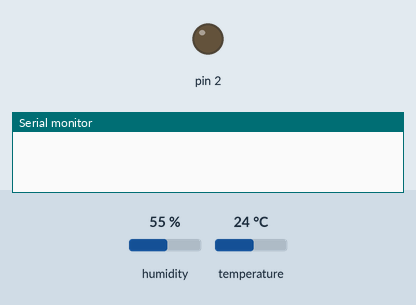
Simulated run of this sketch. Board: Arduino Uno, built with avr-gcc and run on an emulated ATmega328P. Parts: output pins drawn as LEDs (lit = HIGH), the last lines printed to the serial monitor. The test bench sets the inputs (shaded band); at power-on: humidity 55 %, temperature 24 °C.

Above: at 0.1 s.
At 1.6 s:
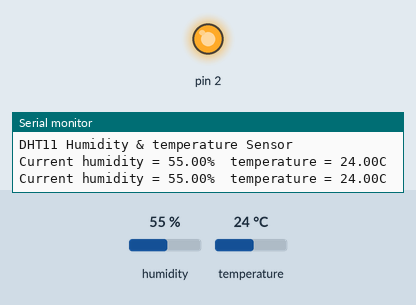
Timing chart, 0 to 3.1 s (numbered marks = the images above):
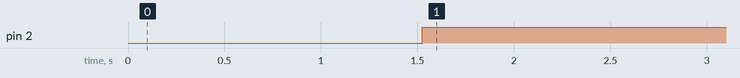

The sketch:

huMUDDifier.ino
```cpp
#include "dht.h"
#define dht_apin A0 // Analog Pin sensor is connected to

dht DHT;

boolean state = false;
const double THRESHOLD = 70;

void setup(){
  pinMode(2, OUTPUT);
  Serial.begin(9600);
  delay(500);//Delay to let system boot
  Serial.println("DHT11 Humidity & temperature Sensor\n\n");
  delay(1000);//Wait before accessing Sensor

}//end "setup()"

void loop(){
  //Start of Program

    DHT.read11(dht_apin);

    Serial.print("Current humidity = ");
    Serial.print(DHT.humidity);
    Serial.print("%  ");
    Serial.print("temperature = ");
    Serial.print(DHT.temperature);
    Serial.println("C  ");
    if(DHT.humidity>THRESHOLD){deactivate();}
    else{activate();}

    delay(50);//Wait 5 seconds before accessing sensor again.

  //Fastest should be once every two seconds.

}// end loop()


void activate(){
  digitalWrite(2,HIGH);
}

void deactivate(){
  digitalWrite(2,LOW);
}

void toggle(){
  if (state == false){
    activate();
    state = true;
    }
  else{
    deactivate();
    state = false;
    }
}
```

Measured:
- by itself, pin 2: LOW → HIGH at 1.5 s
